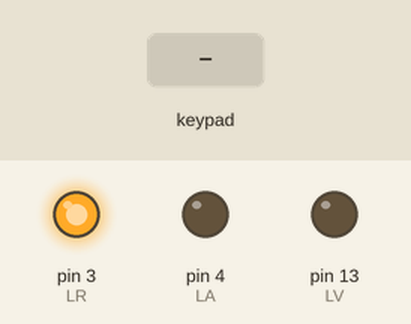
Simulated run of this sketch. Board: Arduino Uno, built with avr-gcc and run on an emulated ATmega328P. Shown: output pins drawn as LEDs (lit = HIGH). Wiring (inferred from the signals the program sends): 4×4 keypad with keys 1 2 3 A 4 5 6 B 7 8 9 C * 0 # D: rows pin 12, pin 11, pin 10, pin 9; columns pin 8, pin 7, pin 6, pin 5. The inputs (shaded band) are chosen by the test bench. Pins used as bus, display or sensor lines are not drawn; what the sketch prints to the serial monitor is not drawn.

Above: at 1.2 s.
1.3 s: keypad keys 5 4 3 2 # pressed 0.4 s apart
At 4.0 s:
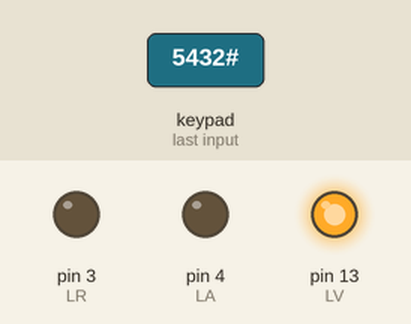
At 5.1 s:
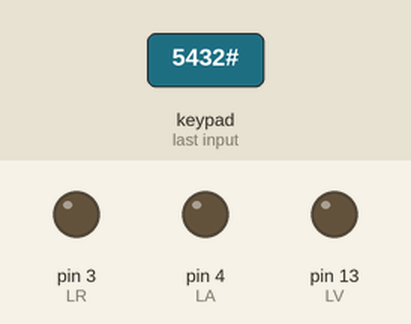
6.3 s: keypad keys 5 4 3 2 * pressed 0.4 s apart
At 8.6 s:
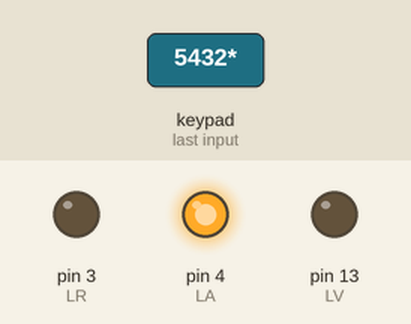
Timing chart, 0 to 11.7 s (numbered marks = the images above; inputs shaded):
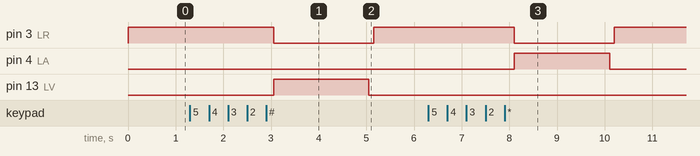

Measured:
- after the input at 1.3 s, pin 3 (LR): HIGH → LOW after 1.8 s, → HIGH 2.1 s later; pin 13 (LV): LOW → HIGH after 1.8 s, → LOW 2.0 s later
- after the input at 6.3 s, pin 3 (LR): HIGH → LOW after 1.8 s, → HIGH 2.1 s later; pin 4 (LA): LOW → HIGH after 1.8 s, → LOW 2.0 s later

The sketch:

keypad.ino
```cpp
// Definición de la matriz del teclado
char tecla[4][4] = {
  {'1','2','3','A'},
  {'4','5','6','B'},
  {'7','8','9','C'},
  {'*','0','#','D'}
};

// Contraseña actual
char pass[4] = {'5','4','3','2'};

// Pila para almacenar las últimas teclas ingresadas
char pila[4] = {'\0', '\0', '\0', '\0'};

// Definición de teclas especiales
const char NEW_KEY = '*';
const char AUTH_KEY = '#';
char last = '\0';

// Pines de los LEDs
const int LR = 3;
const int LA = 4;
const int LV = 13;

void setup() {
  for (int i = 5; i <= 8; i++) pinMode(i, OUTPUT);
  for (int i = 9; i <= 12; i++) pinMode(i, INPUT_PULLUP);

  pinMode(LA, OUTPUT);
  pinMode(LV, OUTPUT);
  pinMode(LR, OUTPUT);

  Serial.begin(9600);
}

char leTeclado() {
  for (byte col = 0; col < 4; col++) {
    digitalWrite(8 - col, LOW); // Activar la columna actual

    for (byte lin = 0; lin < 4; lin++) {
      if (digitalRead(12 - lin) == LOW) {
        while (digitalRead(12 - lin) == LOW); // Esperar hasta que se suelte la tecla
        return tecla[lin][col]; // Retornar el valor de la tecla
      }
    }
    digitalWrite(8 - col, HIGH); // Desactivar la columna actual
  }
  return '\0'; // Ninguna tecla fue presionada
}

void reset() {
  for (int i = 0; i < 4; i++) pila[i] = '\0';
}

void addKey(char key) {
  for (int i = 0; i < 3; i++) pila[i] = pila[i + 1];
  pila[3] = key;

  for (int i = 0; i < 4; i++) Serial.print(pila[i]);
  Serial.println();
}

bool change() {
  for (int i = 0; i < 4; i++) {
    if (pila[i] == '\0') return false;
  }

  for (int i = 0; i < 4; i++) pass[i] = pila[i];
  return true;
}

bool auth() {
  for (int i = 0; i < 4; i++) {
    if (pila[i] == '\0' || pass[i] != pila[i]) return false;
  }
  return true;
}

void loop() {
  digitalWrite(LR, HIGH);
  char tec = leTeclado();

  if (tec != '\0' && tec != last) {
    Serial.println(tec);
    if (tec == AUTH_KEY) {
      if (auth()) {
        Serial.println("authenticated");
        digitalWrite(LR, LOW);
        digitalWrite(LV, HIGH);
        delay(2000);
        digitalWrite(LV, LOW);
      } else {
        Serial.println("auth failed");
      }
      reset();
    } else if (tec == NEW_KEY) {
      if (change()) {
        Serial.println("changed");
        digitalWrite(LR, LOW);
        digitalWrite(LA, HIGH);
        delay(2000);
        digitalWrite(LA, LOW);
      } else {
        Serial.println("change failed");
      }
      reset();
    } else {
      addKey(tec);
    }
    last = tec;
  } else if (tec == '\0') {
    last = '\0';
  }
  delay(100);
}
```
